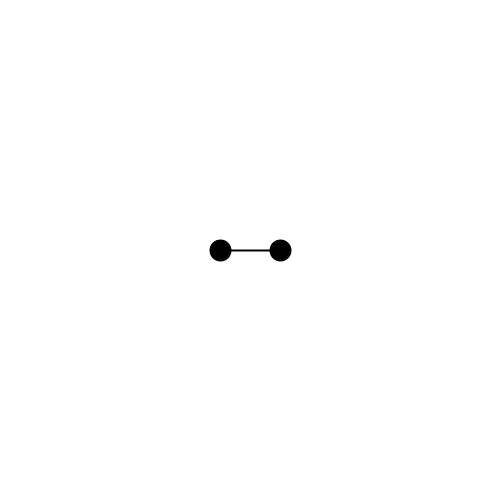
Frame 1 (no input)
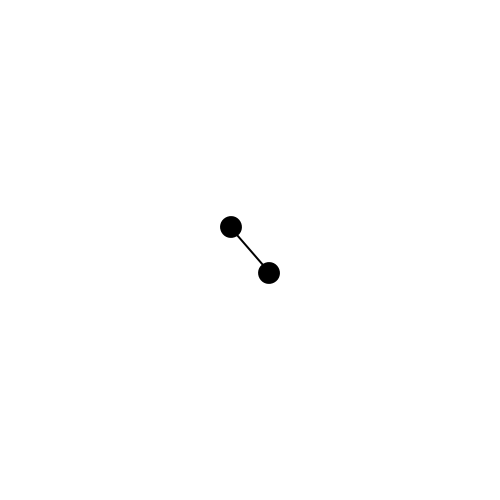
Frame 60 (the mouse pressed at the canvas centre just before this capture)
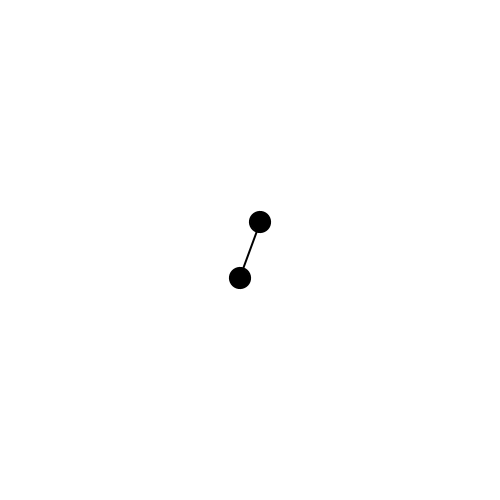
Frame 120 (the mouse held since frame 60 and released just before this capture)

The Processing sketch that drew these frames (run headless with seeded random() and noise(); from frame 60 on, the mouse is pressed at the canvas centre):

// Processing sketch: noc_oscillation001
// ── noc_oscillation001.pde
float r;

void setup(){
  background(255);
  size(500, 500);
  fill(0);
  strokeWeight(2);
  stroke(0);
  r = 0;
}

void draw(){
  background(255);
  translate(width / 2, height / 2);
  rotate(2 * PI * ( r / 360));
  line(-30, 0, 30, 0);
  ellipse(-30, 0, 20, 20);
  ellipse(30, 0, 20, 20);
  r += 10;
}
